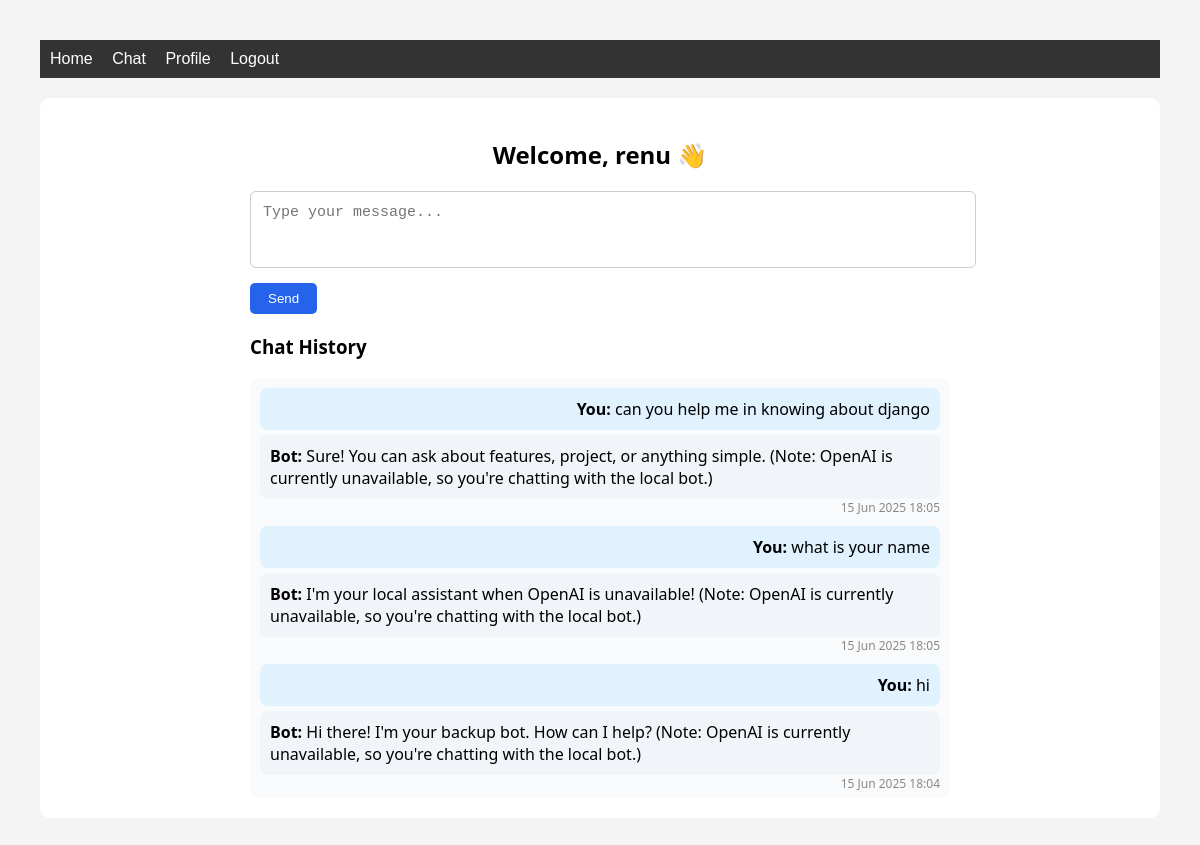
Screenshot of /chat/ (signed in) with the database file from the repository.
### chat/models.py (models this page shows, shortened)
class ChatMessage(models.Model):
    user = models.ForeignKey(User, on_delete=models.CASCADE)
    message = models.TextField()
    response = models.TextField()
    timestamp = models.DateTimeField(auto_now_add=True)

### chat/views.py (the view, shortened to what this page needs)
# urls.py: path('chat/', views.chat_view, name='chat'),  # Chat view
@login_required
def chat_view(request):
    fallback_used = False  # Flag to track if OpenAI failed
    messages = ChatMessage.objects.filter(user=request.user).order_by('-timestamp')[:20]
    return render(request, 'chat/chat.html', {
        'messages': messages,
        'fallback_used': fallback_used
    })

### chat/templates/chat/chat.html (shortened to what this page needs)
{% extends "chat/base.html" %}
{% block content %}
<div style="max-width: 700px; margin: 0 auto; font-family: 'Segoe UI', sans-serif;">
    <h2 style="text-align: center;">Welcome, {{ user.username }} 👋</h2>
    <form method="post" style="margin-bottom: 20px;">
        <textarea
            name="message"
            rows="3"
            placeholder="Type your message..."
            style="width: 100%; padding: 12px; border: 1px solid #ccc; border-radius: 6px; resize: none; font-size: 15px;"
        ></textarea><br>
        <button
            type="submit"
            style="margin-top: 10px; background-color: #2563eb; color: white; padding: 8px 18px; border: none; border-radius: 5px; cursor: pointer;"
        >
            Send
        </button>
    </form>
    <h3>Chat History</h3>
    <div style="max-height: 400px; overflow-y: auto; padding: 10px; background-color: #f9fafb; border-radius: 8px;">
        {% for chat in messages %}
            <div style="margin-bottom: 10px;">
                <div style="background-color: #e0f2fe; padding: 10px; border-radius: 8px; text-align: right;">
                    <strong>You:</strong> {{ chat.message }}
                </div>
                <div style="background-color: #f1f5f9; padding: 10px; border-radius: 8px; margin-top: 5px;">
                    <strong>Bot:</strong> {{ chat.response }}
                </div>
                <div style="text-align: right; font-size: 12px; color: #888;">
                    {{ chat.timestamp|date:"d M Y H:i" }}
                </div>
            </div>
        {% empty %}
            <p>No messages yet. Start the conversation!</p>
        {% endfor %}
    </div>
</div>
{% endblock %}

### chat/templates/chat/base.html (shortened to what this page needs)
<!DOCTYPE html>
<html lang="en">
<head>
</head>
<body>
    <nav>
        <a href="{% url 'home' %}">Home</a>
        <a href="{% url 'chat' %}">Chat</a>
        <a href="{% url 'profile' %}">Profile</a>
        <a href="{% url 'logout' %}">Logout</a>
    </nav>
    <div class="container">
        {% block content %}{% endblock %}
    </div>
</body>
</html>

### chat/templates/chat/base.html (style rules this page uses)
body { font-family: Arial, sans-serif; margin: 40px; background-color: #f4f4f4; }
nav { background-color: #333; color: white; padding: 10px; margin-bottom: 20px; }
nav a { color: white; text-decoration: none; margin-right: 15px; }
.container { background-color: white; padding: 20px; border-radius: 10px; }

### rows the page displays
ChatMessage: message "can you help me in knowing about django", response "Sure! You can ask about features, project, or anything simple. (Note: OpenAI is currently unavailable, so you're chatting with the local bot.)", timestamp "15 Jun 2025 18:05"
ChatMessage: message "what is your name", response "I'm your local assistant when OpenAI is unavailable! (Note: OpenAI is currently unavailable, so you're chatting with the local bot.)", timestamp "15 Jun 2025 18:05"
ChatMessage: message "hi", response "Hi there! I'm your backup bot. How can I help? (Note: OpenAI is currently unavailable, so you're chatting with the local bot.)", timestamp "15 Jun 2025 18:04"

### other values shown
{{ user.username }} "renu"
